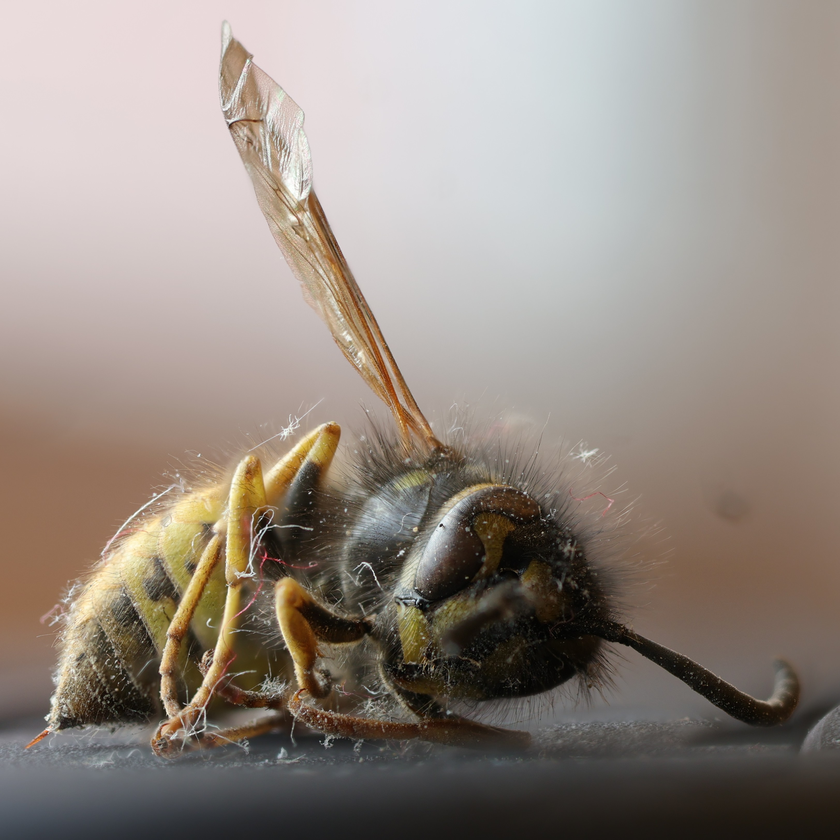
#> input picture Lab 6/wasp.png, 840 x 840 px, shrunk from 2048 x 2048 before the run
$ jupyter execute compression.ipynb
#> lines starting #> are read from the running program, lines starting #| are printed output that depends on the picture; after the words box and inside, x2 and y2 are one past the last pixel; in counts of white or black regions, pixels touching at a corner belong together
[cell 1]
import numpy as np
import matplotlib.pyplot as plt
from skimage import io
from scipy.fft import fft2, ifft2
from sklearn.metrics import mean_absolute_error as mae
import pywt

[cell 2]
wasp_rgb = io.imread('wasp.png')
#> wasp_rgb is the input picture: shape (840, 840, 4); mean R, G, B, A 148.9, 138.8, 130.6, 255
wasp_grayscale =  io.imread('wasp.png', as_gray=True)
#> wasp_grayscale: shape (840, 840) float64; min 0, max 1, mean 0.55
#wasp_grayscale =  np.mean(wasp_rgb, -1)
plt.figure(figsize=(16, 16))

plt.subplot(1,2,1)
plt.imshow(wasp_grayscale, cmap='gray')
plt.axis('off')

plt.subplot(1,2,2)
plt.imshow(wasp_rgb)
plt.axis('off')

wasp_grayscale.shape
#> Out = (840, 840)
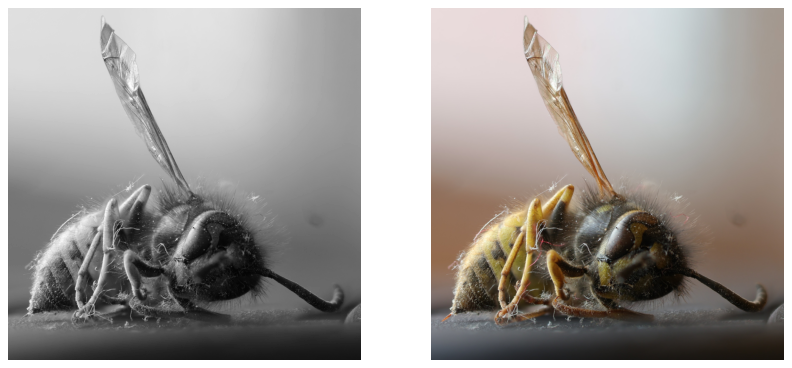
#> figure drawn by matplotlib, 2 panels

[cell 3]
wasp_fft = fft2(wasp_grayscale)
wasp_fft_sorted = np.sort(np.abs(wasp_fft.flatten()))

for keep in (0.1, 0.05, 0.01, 0.002):

    thresh = wasp_fft_sorted[int((1-keep)*len(wasp_fft_sorted))]
    wasp_fft_thresh = wasp_fft * (np.abs(wasp_fft) > thresh)
    wasp_thresh = np.abs(ifft2(wasp_fft_thresh))

    plt.figure(figsize=(8, 8))
    plt.imshow(wasp_thresh, cmap='gray')
    plt.axis('off')
    mae_value = mae(wasp_grayscale, wasp_thresh)
    C = np.sum(np.abs(wasp_fft) <= thresh) / wasp_fft.size
    plt.title(f'Compressed image : keep = {keep*100}%')
    plt.text(0.5, -0.1, f"MAE: {mae_value:.4f}\nCompression ratio: {C:.3f}",fontsize=12, ha='center', transform=plt.gca().transAxes)
#> this loop made 4 passes
#> (thresh, mae_value, C) on passes 1 to 4: (48.65, 0.0132, 0.9), (73.12, 0.0155, 0.95), (212.2, 0.0211, 0.99), (692.2, 0.0317, 0.998)
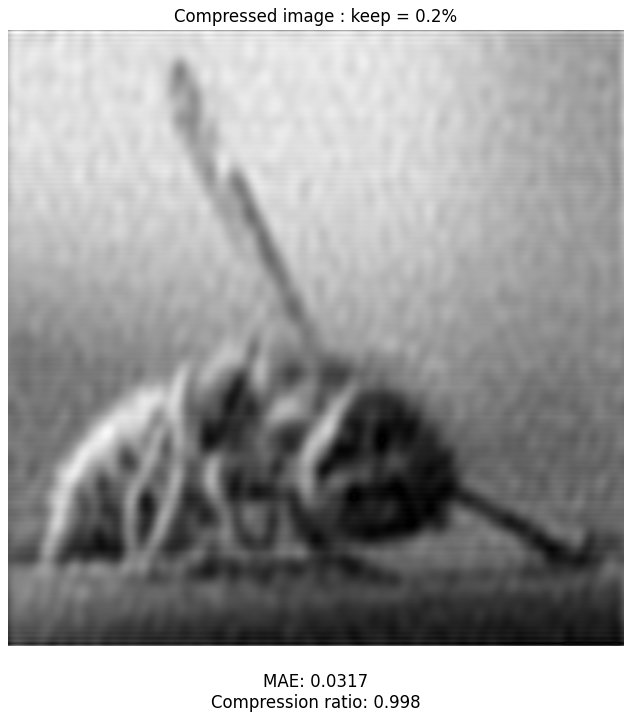
#> figure drawn by matplotlib, 1 panel

[cell 4]
def compress_image_grayscale(image, keep):

#> called with keep = 0.15
    wasp_fft = fft2(image)
    wasp_fft_sorted = np.sort(np.abs(wasp_fft.flatten()))


    thresh = wasp_fft_sorted[int((1-keep)*len(wasp_fft_sorted))]
#> thresh = 37.72
    wasp_fft_thresh = wasp_fft * (np.abs(wasp_fft) > thresh)
    wasp_thresh = np.abs(ifft2(wasp_fft_thresh))

    plt.figure(figsize=(8, 8))
    plt.imshow(wasp_thresh, cmap='gray')
    plt.axis('off')
    plt.title(f'Compressed image : keep = {keep*100}%')

    mae_value = mae(wasp_grayscale, wasp_thresh)
#> mae_value = 0.0116
    C = np.sum(np.abs(wasp_fft) <= thresh) / wasp_fft.size
#> C = 0.85
    plt.text(0.5, -0.1, f"MAE: {mae_value:.4f}\nCompression ratio: {C:.3f}", fontsize=12, ha='center', transform=plt.gca().transAxes)


compress_image_grayscale(wasp_grayscale, 0.15)

[cell 5]
def compress_image_rgb(image, keep):

#> called with keep = 0.1
    compressed_channels = []
    mae_values = []
    C_values = []

    for channel in range(3):
        channel_data = image[:, :, channel]
        channel_fft = fft2(channel_data)
        channel_fft_sorted = np.sort(np.abs(channel_fft.flatten()))

        thresh = channel_fft_sorted[int((1-keep)*len(channel_fft_sorted))]
        channel_fft_thresh = channel_fft * (np.abs(channel_fft) > thresh)
        channel_thresh = np.abs(ifft2(channel_fft_thresh))

        compressed_channels.append(channel_thresh)
        mae_values.append(mae(channel_data, channel_thresh))
        C_values.append(np.sum(np.abs(channel_fft) <= thresh) / channel_fft.size)
#> this loop made 3 passes
#> thresh on passes 1 to 3: 11640.5, 12658.1, 13386.6
#> pass 1, in compress_image_rgb, `channel_data = image[:, :, channel]`:
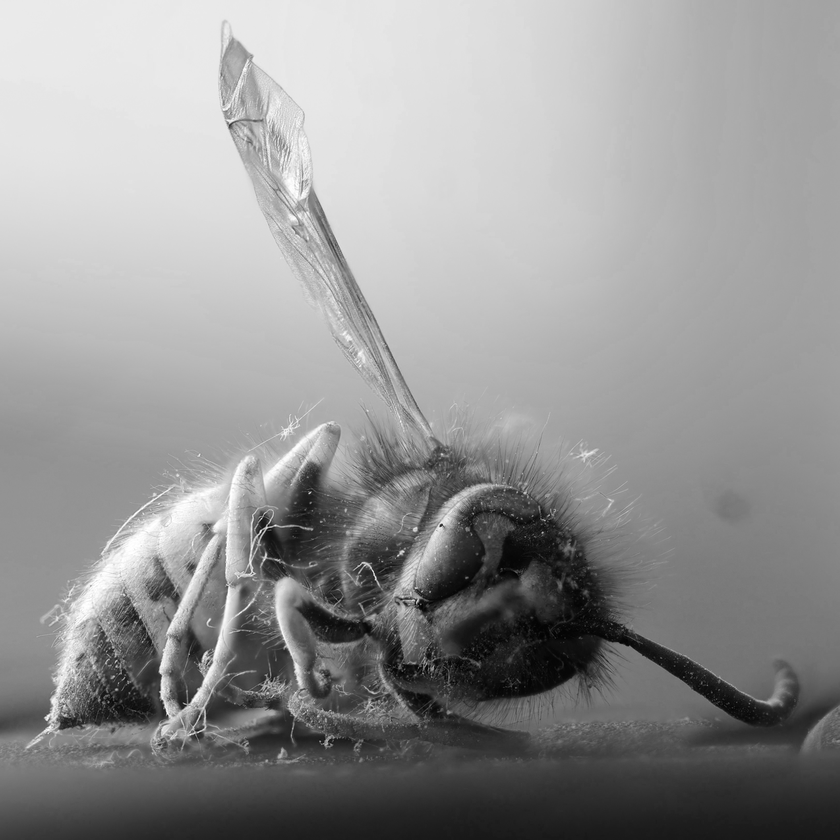
#> channel_data: shape (840, 840); min 0, max 255, mean 148.9
#> after the loop:
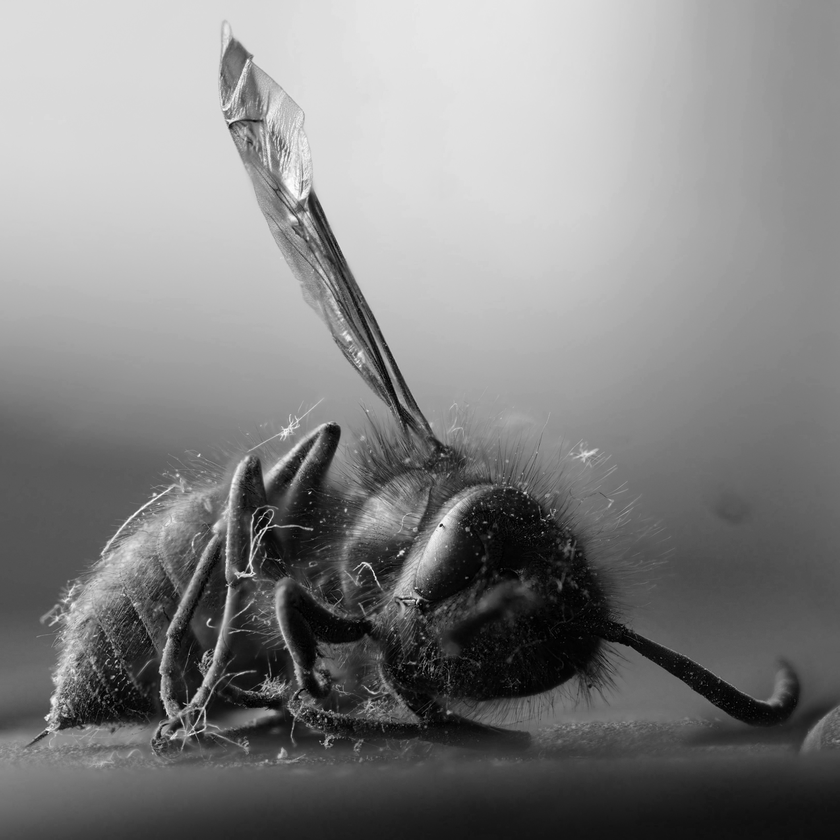
#> channel_data: shape (840, 840); min 0, max 255, mean 130.6
#> after the loop, C_values = [0.9, 0.9, 0.9]; compressed_channels = 3 items; mae_values = [3.23, 3.43, 3.55]

    compressed_image = np.stack(compressed_channels, axis=-1)

    plt.figure(figsize=(8, 8))
    plt.imshow(compressed_image.astype(np.uint8))
    plt.axis('off')
    plt.title(f'Compressed image : keep = {keep*100}%')

    average_mae = np.mean(mae_values)
#> average_mae = 3.4
    average_C = np.mean(C_values)
#> average_C = 0.9
    plt.text(0.5, -0.1, f"Average MAE: {average_mae:.4f}\nAverage compression ratio: {average_C:.3}", fontsize=12, ha='center', transform=plt.gca().transAxes)


compress_image_rgb(wasp_rgb, 0.1)

[cell 6]
def wavelet_compression(image, keep, wavelet, level = 4):
#> called with keep = 0.002, wavelet = 'db1', level = 4
    if image.max() <= 1.0:
        image = (image * 255).astype(np.uint8)

    coeffs = pywt.wavedec2(image,wavelet,level)
#> coeffs = 10 items

    coeff_arr, coeff_slices = pywt.coeffs_to_array(coeffs)
#> coeff_slices = 10 items

    coeff_sort = np.sort(np.abs(coeff_arr.flatten()))


    thresh = coeff_sort[int(np.floor((1-keep)*len(coeff_sort)))]
#> thresh = 198.3
    ind = np.abs(coeff_arr) > thresh
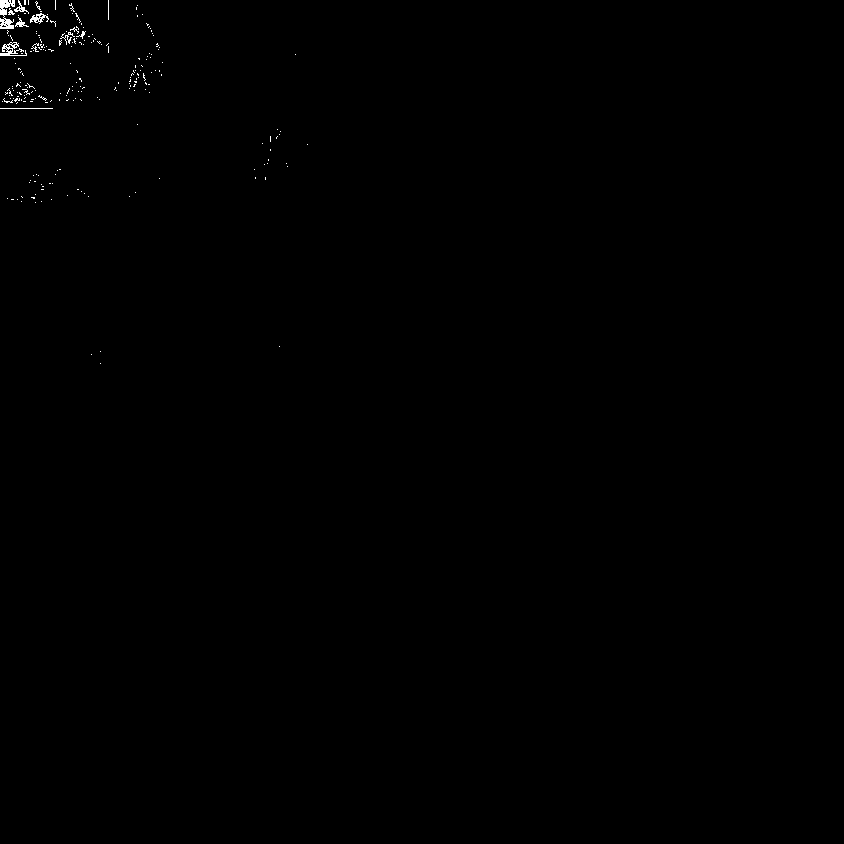
#> ind: shape (844, 844) bool; 0.2% white in thin lines or dots, all inside (x1, y1, x2, y2) = (0, 0, 308, 364)
    Cfilt = coeff_arr * ind

    coeffs_filt = pywt.array_to_coeffs(Cfilt,coeff_slices,output_format='wavedec2')
#> coeffs_filt = 10 items

    image_recon = pywt.waverec2(coeffs_filt,wavelet)
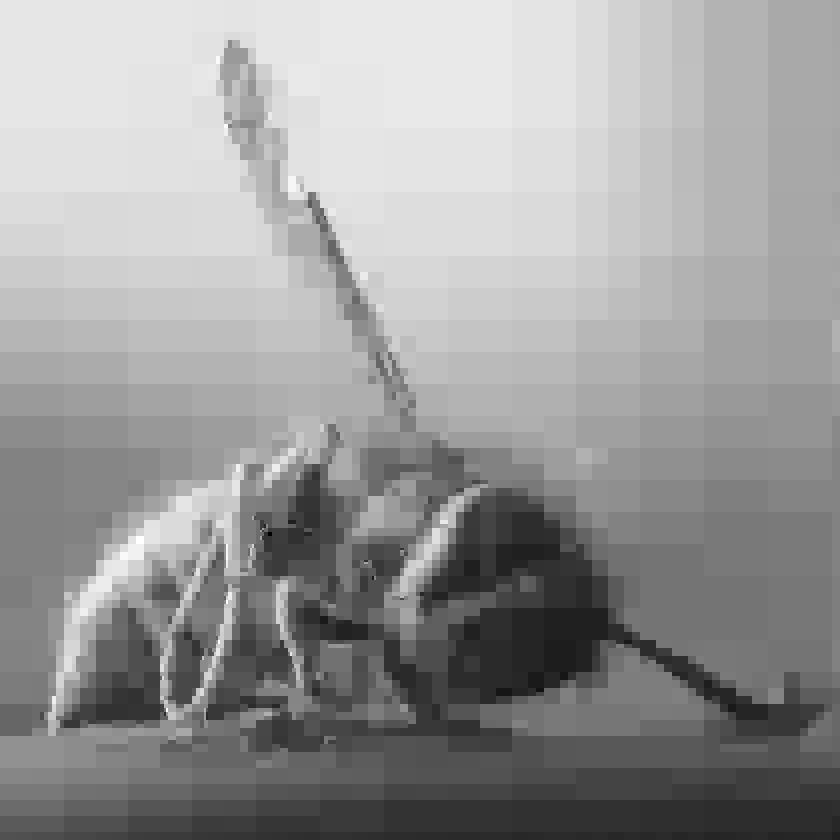
#> image_recon: shape (840, 840) float64; min -20.98, max 246.2, mean 139.8; drawn with min black and max white
    image_recon = np.clip(image_recon, 0, 255)

    plt.figure(figsize=(8, 8))
    plt.imshow(image_recon.astype(np.uint8), cmap='gray')
    plt.axis('off')
    plt.title(f'Compressed image : keep = {keep*100}%')

    mae_value = mae(image, image_recon)
#> mae_value = 6.63
    C = np.sum(np.abs(coeff_arr) <= thresh) / coeff_arr.size
#> C = 0.998
    plt.text(0.5, -0.1, f"MAE: {mae_value:.4f}\nCompression ratio: {C:.3f}", fontsize=12, ha='center', transform=plt.gca().transAxes)

wavelet_compression(wasp_grayscale, 0.002, wavelet='db1')
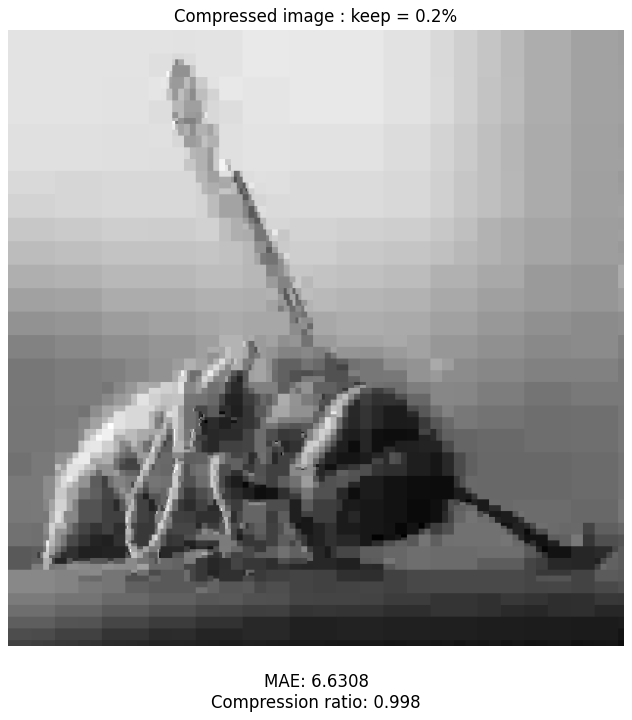
#> figure drawn by matplotlib, 1 panel
